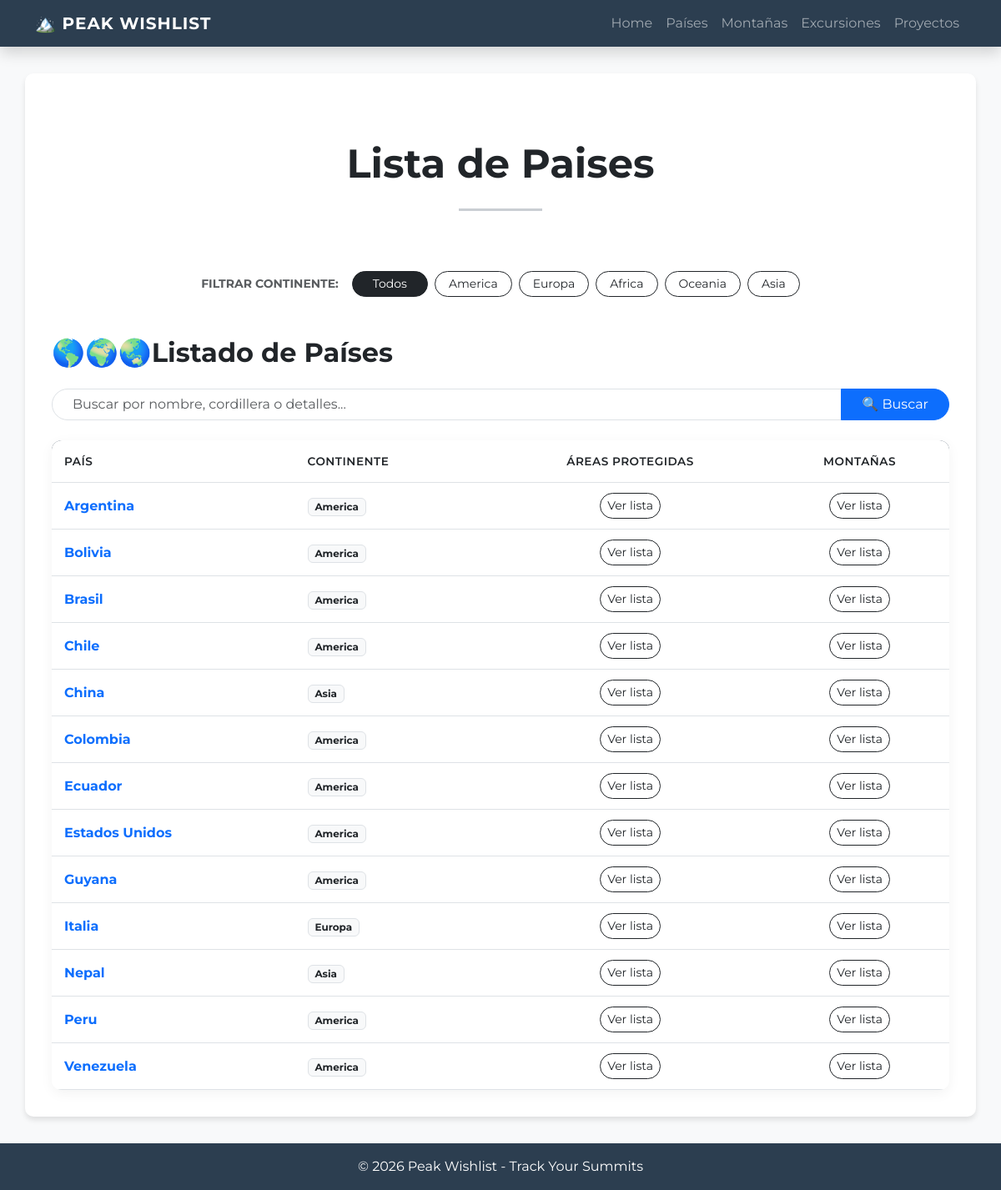
/paises/, run on the app's committed database.
### peak_wishlist/models.py (models this page shows, shortened)
class Pais(models.Model):
    class Continente(models.TextChoices):
        AMERICA = 'America'
        EUROPA = 'Europa'
        AFRICA = 'Africa'
        OCEANIA = 'Oceania'
        ASIA = 'Asia'
    nombre = models.CharField(max_length= 50)
    continente = models.CharField(max_length=20, choices=Continente.choices, null=False)
    class Meta:
        verbose_name="Pais"
        verbose_name_plural="Paises"

### peak_wishlist/views/pais.py (the view)
# urls.py: path("paises/", pais.PaisList.as_view(), name="paises"),
class  PaisList(ListView):
    model = Pais
    template_name = "peak_wishlist/paises.html"
    context_object_name = "paises"
    def get_queryset(self) -> QuerySet[Any]:
        continente = self.kwargs.get('continente')
        if continente:
            queryset = Pais.objects.filter(continente=continente)
        else:
            queryset = Pais.objects.all()
        query = self.request.GET.get('q')
        if query:
            queryset = queryset.filter(Q(nombre__icontains=query))
        return queryset.order_by('nombre')
    def get_context_data(self, **kwargs):
        context = super().get_context_data(**kwargs)
        context['continentes'] = Pais.Continente.choices
        context['continente_actual'] = self.kwargs.get('continente')
        return context

### peak_wishlist/templates/peak_wishlist/paises.html (shortened to what this page needs)
{% extends 'peak_wishlist/base.html' %}
{% block contenido %}
<div class="text-center py-5">
    <h3 class="display-5 fw-bold text-dark">Lista de Paises</h3>
    <hr class="my-4 mx-auto" style="width: 100px; border-top: 3px solid #2c3e50;">
</div>
<div class="container mb-5">
    <div class="d-flex flex-column flex-md-row align-items-center justify-content-center gap-3">
        <span class="text-muted fw-bold text-uppercase small"> Filtrar continente:</span>
        <div class="d-flex flex-wrap justify-content-center gap-2">
            <a href="{% url 'peak_wishlist:paises' %}"
               class="btn btn-sm {% if not continente_actual %}btn-dark{% else %}btn-outline-dark{% endif %} rounded-pill px-4">
               Todos
            </a>
            {% for valor, etiqueta in continentes %}
                <a href="{% url 'peak_wishlist:paises_por_continente' valor %}"
                   class="btn btn-sm {% if continente_actual == valor %}btn-dark{% else %}btn-outline-dark{% endif %} rounded-pill px-3">
                    {{ etiqueta }}
                </a>
            {% endfor %}
        </div>
    </div>
</div>
<h2 class="mb-4 text-dark fw-bold">🌎🌍🌏Listado de Países</h2>
{% include 'peak_wishlist/componentes/search_bar.html' %}
<div class="table-container-custom table-responsive">
    <table class="table table-custom mb-0">
        <thead>
            <tr>
                <th>País</th>
                <th>Continente</th>
                <th class="text-center">Áreas Protegidas</th>
                <th class="text-center">Montañas</th>
            </tr>
        </thead>
        <tbody>
            {% for pais in paises %}
            <tr>
                <td class="fw-bold text-primary">{{ pais.nombre }}</td>
                <td>
                    <span class="badge bg-light text-dark border">
                        {{ pais.continente }}
                    </span>
                </td>
                <td class="text-center">
                    <a href="{% url 'peak_wishlist:parques_por_pais' pais.id %}" class="btn btn-sm btn-outline-dark rounded-pill">Ver lista</a>
                </td>
                <td class="text-center">
                    <a href="{% url 'peak_wishlist:montanas_por_pais' pais.id %}" class="btn btn-sm btn-outline-dark rounded-pill">Ver lista</a>
                </td>
            </tr>
            {% empty %}
            <tr>
                <td colspan="5" class="text-center py-4 text-muted">
                    No hay países registrados todavía.
                </td>
            </tr>
            {% endfor %}
        </tbody>
    </table>
</div>
{% endblock contenido %}

### peak_wishlist/templates/peak_wishlist/base.html (style rules this page uses)
body { font-family: 'Montserrat', sans-serif; background-color: #f8f9fa; }
.table-container-custom { background: white; border-radius: 12px; overflow: hidden; box-shadow: 0 4px 15px rgba(0,0,0,0.05); }
.table-custom thead { background-color: #2c3e50; color: white; }
.table-custom th { font-weight: 600; text-transform: uppercase; font-size: 0.85rem; letter-spacing: 0.5px; padding: 15px !important; }
.table-custom td { padding: 12px 15px !important; vertical-align: middle; }
.btn-sm.rounded-pill { transition: all 0.3s ease; }

### data on the page
Pais: nombre "Argentina", continente "America"
Pais: nombre "Bolivia", continente "America"
Pais: nombre "Brasil", continente "America"
Pais: nombre "Chile", continente "America"
Pais: nombre "China", continente "Asia"
Pais: nombre "Colombia", continente "America"
Pais: nombre "Ecuador", continente "America"
Pais: nombre "Estados Unidos", continente "America"
Pais: nombre "Guyana", continente "America"
Pais: nombre "Italia", continente "Europa"
Pais: nombre "Nepal", continente "Asia"
Pais: nombre "Peru", continente "America"
Pais: nombre "Venezuela", continente "America"

### other printed values
{{ etiqueta }} "America" "Europa" "Africa" "Oceania" "Asia"
